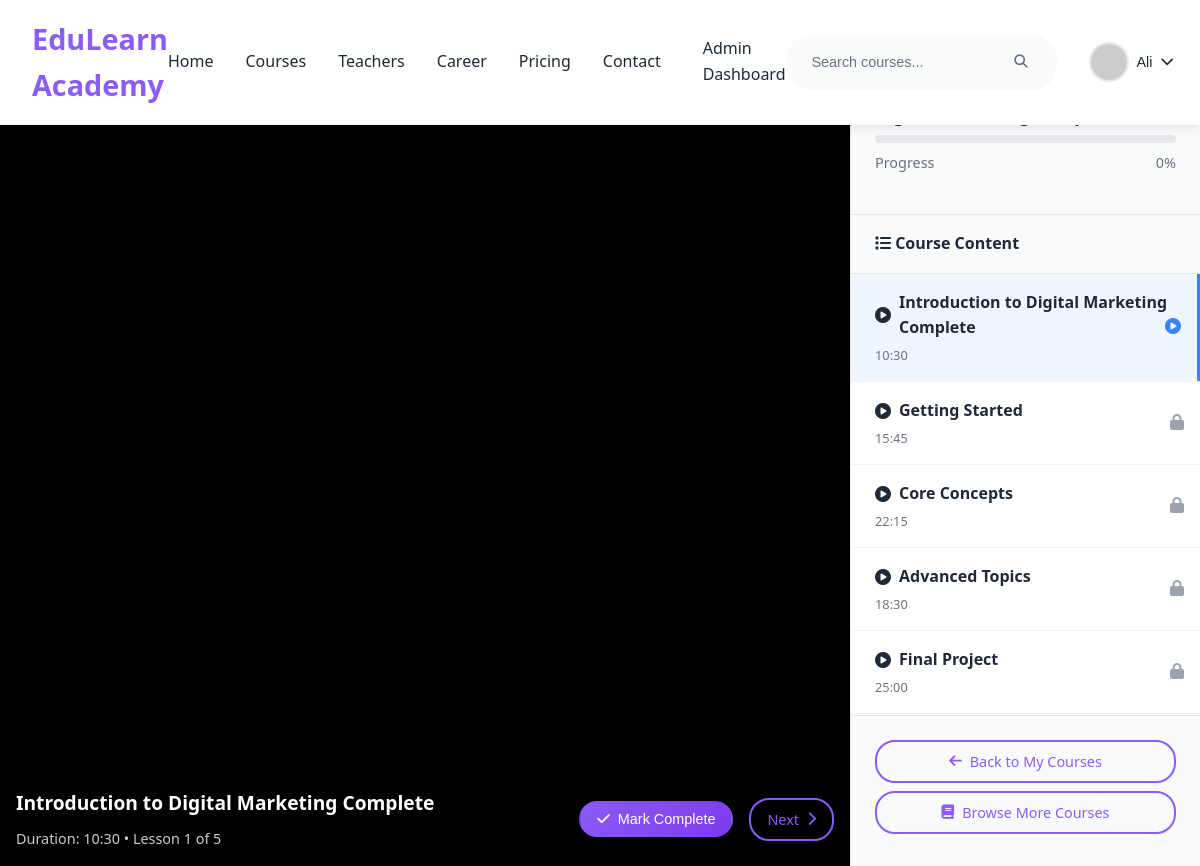
The app's page /course-viewer.php?id=4 (signed in) with its own data.
### tables this page shows
CREATE TABLE `course_list` (
  `id` int(11) NOT NULL,
  `teacher_id` int(11) DEFAULT 1,
  `category_id` int(11) DEFAULT 1,
  `title` varchar(200) NOT NULL,
  `description` text DEFAULT NULL,
  `price` decimal(10,2) DEFAULT 0.00,
  `duration_hours` int(11) DEFAULT 0,
  `level` enum('beginner','intermediate','advanced') DEFAULT 'beginner',
  `thumbnail` varchar(255) DEFAULT NULL,
  `status` varchar(20) DEFAULT 'active',
  `created_at` timestamp NOT NULL DEFAULT current_timestamp(),
  `curriculum` text DEFAULT NULL,
  `overview` text DEFAULT NULL
);

CREATE TABLE `course_enrollments` (
  `id` int(11) NOT NULL,
  `user_id` int(11) NOT NULL,
  `course_id` int(11) NOT NULL,
  `status` enum('in_progress','completed','failed','dropped') DEFAULT 'in_progress',
  `progress_percentage` int(11) DEFAULT 0,
  `enrolled_at` datetime DEFAULT current_timestamp(),
  `last_accessed` datetime DEFAULT NULL,
  `completion_date` datetime DEFAULT NULL,
  `time_spent` int(11) DEFAULT 0,
  `exam_score` decimal(5,2) DEFAULT NULL,
  `exam_status` varchar(20) DEFAULT NULL
);

### course-viewer.php (the view, shortened to what this page needs)
<?php
$course_id = $_GET['id'] ?? null;
try {
    $pdo = getDbConnection();
    $stmt = $pdo->prepare("SELECT * FROM course_list WHERE id = ?");
    $stmt->execute([$course_id]);
    $course = $stmt->fetch(PDO::FETCH_ASSOC);
    $stmt = $pdo->prepare("
        SELECT * FROM course_enrollments
        WHERE user_id = ? AND course_id = ?
    ");
    $stmt->execute([$_SESSION['user_id'], $course_id]);
    $enrollment = $stmt->fetch(PDO::FETCH_ASSOC);
    $lessons = [
        [
            'id' => 1,
            'title' => 'Introduction to ' . $course['title'],
            'duration' => '10:30',
            'video_url' => 'videos/lesson1.mp4',
            'completed' => $enrollment['progress_percentage'] > 10
        ],
        [
            'id' => 2,
            'title' => 'Getting Started',
            'duration' => '15:45',
            'video_url' => 'videos/lesson1.mp4',
            'completed' => $enrollment['progress_percentage'] > 30
        ],
        [
            'id' => 3,
            'title' => 'Core Concepts',
            'duration' => '22:15',
            'video_url' => 'videos/lesson1.mp4',
            'completed' => $enrollment['progress_percentage'] > 60
        ],
        [
            'id' => 4,
            'title' => 'Advanced Topics',
            'duration' => '18:30',
            'video_url' => 'videos/lesson1.mp4',
            'completed' => $enrollment['progress_percentage'] > 80
        ],
        [
            'id' => 5,
            'title' => 'Final Project',
            'duration' => '25:00',
            'video_url' => 'videos/lesson1.mp4',
            'completed' => $enrollment['progress_percentage'] >= 100
        ]
    ];
    $current_lesson = $_GET['lesson'] ?? 1;
    $current_lesson_data = $lessons[$current_lesson - 1] ?? $lessons[0];
} catch (Exception $e) {
    $error_message = "Error loading course: " . $e->getMessage();
}
?>
<!DOCTYPE html>
<html lang="en">
<head>
    <link href="Web3.css" rel="stylesheet">
    <link href="https://cdnjs.cloudflare.com/ajax/libs/font-awesome/6.2.0/css/all.min.css" rel="stylesheet">
</head>
<body>
    <?php include 'header.php'; ?>
    <div class="course-viewer">
        <div class="main-content">
            <div class="video-container">
                <iframe
                    src="<?php echo $current_lesson_data['video_url']; ?>"
                    class="video-player"
                    allow="accelerometer; autoplay; clipboard-write; encrypted-media; gyroscope; picture-in-picture"
                    allowfullscreen>
                </iframe>
            </div>
            <div class="video-controls">
                <div class="lesson-info">
                    <h3><?php echo htmlspecialchars($current_lesson_data['title']); ?></h3>
                    <div class="lesson-meta">
                        Duration: <?php echo $current_lesson_data['duration']; ?> •
                        Lesson <?php echo $current_lesson; ?> of <?php echo count($lessons); ?>
                    </div>
                </div>
                <div class="progress-controls">
                    <button onclick="markCompleted(<?php echo $current_lesson; ?>)" class="btn btn-primary">
                        <i class="fas fa-check"></i> Mark Complete
                    </button>
                    <?php if ($current_lesson < count($lessons)): ?>
                        <a href="?id=<?php echo $course_id; ?>&lesson=<?php echo $current_lesson + 1; ?>" class="btn btn-outline">
                            Next <i class="fas fa-chevron-right"></i>
                        </a>
                    <?php endif; ?>
                </div>
            </div>
        </div>
        <div class="sidebar">
            <div class="course-header">
                <h2 class="course-title"><?php echo htmlspecialchars($course['title']); ?></h2>
                <div class="course-progress">
                    <div class="progress-bar">
                    </div>
                    <div class="progress-text">
                        <span>Progress</span>
                        <span><?php echo $enrollment['progress_percentage']; ?>%</span>
                    </div>
                </div>
            </div>
            <div class="lessons-container">
                <div class="lessons-header">
                    <i class="fas fa-list"></i> Course Content
                </div>
                <ul class="lessons-list">
                    <?php foreach ($lessons as $index => $lesson): ?>
                        <li class="lesson-item">
                            <a href="?id=<?php echo $course_id; ?>&lesson=<?php echo $lesson['id']; ?>"
                               class="lesson-link <?php echo $current_lesson == $lesson['id'] ? 'active' : ''; ?>">
                                <div class="lesson-title">
                                    <i class="fas fa-play-circle"></i>
                                    <?php echo htmlspecialchars($lesson['title']); ?>
                                </div>
                                <div class="lesson-duration"><?php echo $lesson['duration']; ?></div>
                                <div class="lesson-status">
                                    <?php if ($lesson['completed']): ?>
                                        <i class="fas fa-check-circle status-completed"></i>
                                    <?php elseif ($current_lesson == $lesson['id']): ?>
                                        <i class="fas fa-play-circle status-current"></i>
                                    <?php else: ?>
                                        <i class="fas fa-lock status-locked"></i>
                                    <?php endif; ?>
                                </div>
                            </a>
                        </li>
                    <?php endforeach; ?>
                </ul>
            </div>
            <div class="course-actions">
                <a href="my-courses.php" class="btn btn-outline">
                    <i class="fas fa-arrow-left"></i> Back to My Courses
                </a>
                <a href="courses.php" class="btn btn-outline">
                    <i class="fas fa-book"></i> Browse More Courses
                </a>
            </div>
        </div>
    </div>
</body>
</html>

### Web3.css (style rules this page uses)
* { margin: 0; padding: 0; box-sizing: border-box; }
:root { --primary-color: #8b5cf6; --secondary-color: #7c3aed; --accent-color: #a855f7; --text-dark: #1f2937; --text-light: #6b7280; --white: #ffffff; --light-bg: #faf8ff; --purple-light: #f3f4f6; --purple-dark: #6b46c1; --success-color: #10b981; --warning-color: #f59e0b; --error-color: #ef4444; --gradient: linear-gradient(135deg, #8b5cf6 0%, #7c3aed 100%); --gradient-light: linear-gradient(135deg, #f3f4f6 0%, #faf8ff 100%); --shadow-sm: 0 2px 4px rgba(139, 92, 246, 0.1); --shadow-md: 0 4px 20px rgba(139, 92, 246, 0.08); --shadow-lg: 0 8px 30px rgba(139, 92, 246, 0.15); --border-radius: 8px; --transition: all 0.3s ease; }
body { font-family: 'Segoe UI', Tahoma, Geneva, Verdana, sans-serif; line-height: 1.6; color: var(--text-dark); overflow-x: hidden; }
.btn { padding: 0.7rem 1.5rem; text-decoration: none; border: none; border-radius: var(--border-radius); font-weight: 600; cursor: pointer; transition: var(--transition); display: inline-block; text-align: center; font-size: 0.95rem; }
.btn-outline { color: var(--primary-color); border: 2px solid var(--primary-color); background: transparent; }
.btn-primary { background: var(--gradient); color: var(--white); border: 2px solid transparent; }
.course-title { font-size: 1.3rem; font-weight: 600; margin-bottom: 0.5rem; }

### course-viewer.php (style rules this page uses)
body { margin-top: 80px; background: #f8fafc; font-family: 'Segoe UI', Tahoma, Geneva, Verdana, sans-serif; }
.course-viewer { display: grid; grid-template-columns: 1fr 350px; gap: 0; height: calc(100vh - 80px); }
.main-content { background: #000; display: flex; flex-direction: column; }
.video-container { flex: 1; position: relative; background: #000; }
.video-player { width: 100%; height: 100%; border: none; }
.video-controls { background: rgba(0, 0, 0, 0.8); color: white; padding: 1rem; display: flex; justify-content: space-between; align-items: center; }
.lesson-info h3 { margin: 0 0 0.5rem 0; font-size: 1.2rem; }
.lesson-meta { opacity: 0.8; font-size: 0.9rem; }
.progress-controls { display: flex; gap: 1rem; align-items: center; }
.btn { padding: 0.5rem 1rem; border: none; border-radius: 6px; font-weight: 600; cursor: pointer; transition: all 0.3s; text-decoration: none; display: inline-flex; align-items: center; gap: 0.5rem; }
.btn-primary { background: #10b981; color: white; }
.btn-outline { background: transparent; color: white; border: 1px solid rgba(255, 255, 255, 0.3); }
.sidebar { background: white; border-left: 1px solid #e5e7eb; display: flex; flex-direction: column; overflow: hidden; }
.course-header { padding: 1.5rem; border-bottom: 1px solid #e5e7eb; background: #f9fafb; }
.course-title { font-size: 1.1rem; font-weight: 700; color: #1f2937; margin-bottom: 0.5rem; line-height: 1.3; }
.course-progress { margin-bottom: 1rem; }
.progress-bar { width: 100%; height: 8px; background: #e5e7eb; border-radius: 4px; overflow: hidden; margin-bottom: 0.5rem; }
.progress-text { font-size: 0.9rem; color: #6b7280; display: flex; justify-content: space-between; }
.lessons-container { flex: 1; overflow-y: auto; }
.lessons-header { padding: 1rem 1.5rem; background: #f9fafb; border-bottom: 1px solid #e5e7eb; font-weight: 600; color: #1f2937; }
.lessons-list { list-style: none; padding: 0; margin: 0; }
.lesson-item { border-bottom: 1px solid #f3f4f6; }
.lesson-link { display: block; padding: 1rem 1.5rem; text-decoration: none; color: #1f2937; transition: all 0.3s; position: relative; }
.lesson-link.active { background: #eff6ff; border-right: 3px solid #3b82f6; }
.lesson-title { font-weight: 600; margin-bottom: 0.25rem; display: flex; align-items: center; gap: 0.5rem; }
.lesson-duration { font-size: 0.8rem; color: #6b7280; }
.lesson-status { position: absolute; right: 1rem; top: 50%; transform: translateY(-50%); }
.status-current { color: #3b82f6; }
.status-locked { color: #9ca3af; }
.course-actions { padding: 1.5rem; border-top: 1px solid #e5e7eb; background: #f9fafb; }
.course-actions .btn { width: 100%; justify-content: center; margin-bottom: 0.5rem; }

### records on screen
course_list: title.progress_percentage "Introduction to Digital Marketing Complete", title.progress_percentage "10:30", title.progress_percentage "5"
course_enrollments: progress_percentage "0"

### other values on screen
$user_name "Ali"
$current_lesson "1"
$lesson['title'] "Introduction to Digital Marketing Complete"
$lesson['duration'] "10:30"
$lesson['title'] "Getting Started"
$lesson['duration'] "15:45"
$lesson['title'] "Core Concepts"
$lesson['duration'] "22:15"
$lesson['title'] "Advanced Topics"
$lesson['duration'] "18:30"
$lesson['title'] "Final Project"
$lesson['duration'] "25:00"
